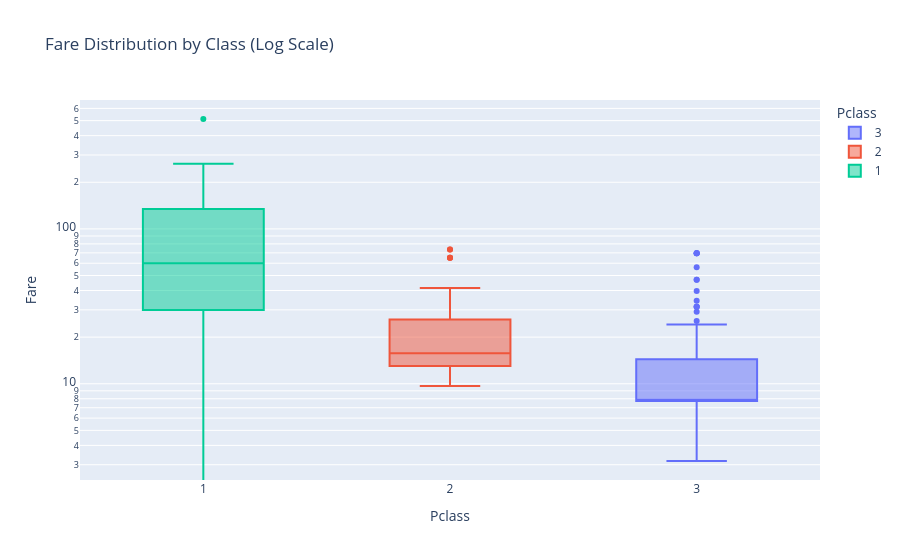
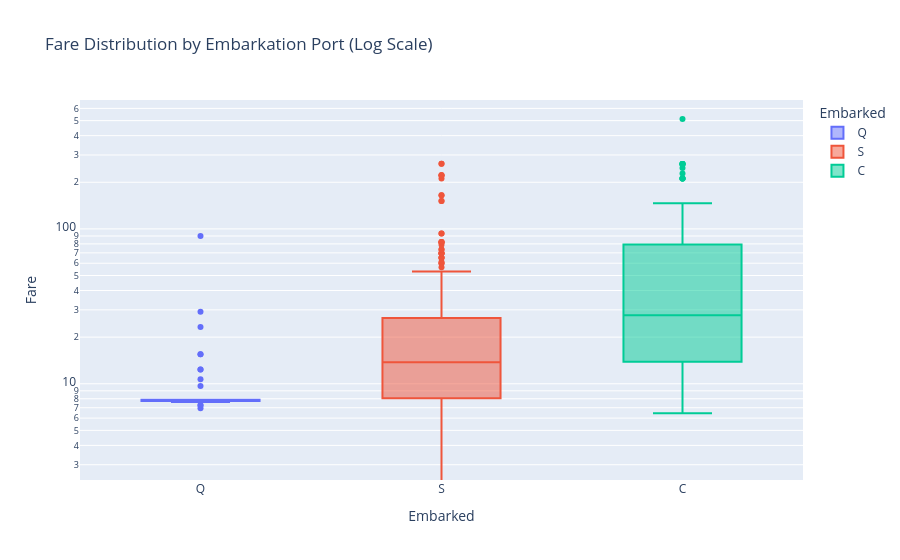

Source (notebook cell) for these figures, in order:
### Code cell
# Fare distribution by Class (using log scale to handle outliers)
fig_fare_class = px.box(
    df, 
    x="Pclass", 
    y="Fare", 
    color="Pclass",
    log_y=True,
    title="Fare Distribution by Class (Log Scale)"
)
fig_fare_class.show()

# Fare distribution by Embarkation Port
fig_fare_port = px.box(
    df, 
    x="Embarked", 
    y="Fare", 
    color="Embarked",
    log_y=True,
    title="Fare Distribution by Embarkation Port (Log Scale)"
)
fig_fare_port.show()

### Figure 1 — Plotly figure (JSON) as saved in the notebook; plotly's stock layout.template omitted (floating-point values rounded to 4 significant figures; data arrays with more than 128 entries replaced by an {"elided": "..."} marker saying what was removed)
{"data": [{"alignmentgroup": "True", "hovertemplate": "Pclass=%{x}<br>Fare=%{y}<extra></extra>", "legendgroup": "3", "marker": {"color": "#636efa"}, "name": "3", "notched": false, "offsetgroup": "3", "orientation": "v", "showlegend": true, "type": "box", "x": {"elided": "218 int values"}, "x0": " ", "xaxis": "x", "y": {"elided": "218 float values"}, "y0": " ", "yaxis": "y"}, {"alignmentgroup": "True", "hovertemplate": "Pclass=%{x}<br>Fare=%{y}<extra></extra>", "legendgroup": "2", "marker": {"color": "#EF553B"}, "name": "2", "notched": false, "offsetgroup": "2", "orientation": "v", "showlegend": true, "type": "box", "x": [2, 2, 2, 2, 2, 2, 2, 2, 2, 2, 2, 2, 2, 2, 2, 2, 2, 2, 2, 2, 2, 2, 2, 2, 2, 2, 2, 2, 2, 2, 2, 2, 2, 2, 2, 2, 2, 2, 2, 2, 2, 2, 2, 2, 2, 2, 2, 2, 2, 2, 2, 2, 2, 2, 2, 2, 2, 2, 2, 2, 2, 2, 2, 2, 2, 2, 2, 2, 2, 2, 2, 2, 2, 2, 2, 2, 2, 2, 2, 2, 2, 2, 2, 2, 2, 2, 2, 2, 2, 2, 2, 2, 2], "x0": " ", "xaxis": "x", "y": [9.688, 29.0, 26.0, 27.72, 12.35, 26.0, 31.5, 13.0, 15.03, 23.0, 15.58, 13.5, 21.0, 13.0, 10.71, 23.0, 26.0, 13.0, 15.05, 26.0, 15.75, 13.0, 13.0, 26.0, 26.0, 13.5, 13.0, 39.0, 36.75, 39.0, 13.0, 16.0, 21.0, 13.0, 26.0, 12.35, 32.5, 10.5, 26.0, 10.5, 10.5, 73.5, 26.0, 13.86, 10.5, 13.0, 65.0, 13.0, 30.0, 21.0, 32.5, 26.0, 27.75, 13.0, 23.0, 12.74, 26.0, 10.5, 26.0, 21.0, 10.5, 41.58, 15.05, 21.0, 10.5, 31.5, 13.0, 39.0, 26.0, 13.0, 36.75, 13.0, 31.5, 10.5, 13.0, 13.5, 21.0, 10.5, 73.5, 65.0, 37.0, 21.0, 13.86, 11.5, 13.0, 11.5, 12.88, 65.0, 13.0, 10.5, 21.0, 13.86, 10.5], "y0": " ", "yaxis": "y"}, {"alignmentgroup": "True", "hovertemplate": "Pclass=%{x}<br>Fare=%{y}<extra></extra>", "legendgroup": "1", "marker": {"color": "#00cc96"}, "name": "1", "notched": false, "offsetgroup": "1", "orientation": "v", "showlegend": true, "type": "box", "x": [1, 1, 1, 1, 1, 1, 1, 1, 1, 1, 1, 1, 1, 1, 1, 1, 1, 1, 1, 1, 1, 1, 1, 1, 1, 1, 1, 1, 1, 1, 1, 1, 1, 1, 1, 1, 1, 1, 1, 1, 1, 1, 1, 1, 1, 1, 1, 1, 1, 1, 1, 1, 1, 1, 1, 1, 1, 1, 1, 1, 1, 1, 1, 1, 1, 1, 1, 1, 1, 1, 1, 1, 1, 1, 1, 1, 1, 1, 1, 1, 1, 1, 1, 1, 1, 1, 1, 1, 1, 1, 1, 1, 1, 1, 1, 1, 1, 1, 1, 1, 1, 1, 1, 1, 1, 1, 1], "x0": " ", "xaxis": "x", "y": [26.0, 82.27, 61.17, 59.4, 31.68, 61.38, 262.4, 61.98, 30.5, 57.75, 26.55, 52.55, 29.7, 76.29, 60.0, 263.0, 262.4, 262.4, 42.4, 28.54, 263.0, 27.72, 211.5, 211.5, 25.7, 221.8, 26.0, 52.0, 26.0, 78.85, 55.44, 31.68, 221.8, 75.24, 57.75, 28.5, 151.6, 262.4, 26.55, 51.86, 26.55, 83.16, 221.8, 26.55, 50.5, 27.72, 55.44, 83.16, 83.16, 53.1, 247.5, 26.0, 134.5, 227.5, 25.74, 27.72, 42.5, 164.9, 211.5, 27.45, 26.55, 71.28, 75.25, 106.4, 27.72, 134.5, 51.86, 136.8, 0.0, 75.24, 136.8, 82.27, 39.6, 81.86, 45.5, 26.55, 151.6, 93.5, 135.6, 146.5, 26.55, 211.3, 79.2, 29.7, 26.0, 512.3, 63.36, 26.0, 51.48, 55.44, 59.4, 134.5, 0.0, 81.86, 262.4, 50.0, 93.5, 39.4, 60.0, 79.2, 164.9, 59.4, 47.1, 27.72, 211.5, 90.0, 108.9], "y0": " ", "yaxis": "y"}], "layout": {"boxmode": "overlay", "legend": {"title": {"text": "Pclass"}, "tracegroupgap": 0}, "title": {"text": "Fare Distribution by Class (Log Scale)"}, "xaxis": {"anchor": "y", "categoryarray": [3, 2, 1], "categoryorder": "array", "domain": [0, 1], "title": {"text": "Pclass"}}, "yaxis": {"anchor": "x", "domain": [0, 1], "title": {"text": "Fare"}, "type": "log"}}}

### Figure 2 — Plotly figure (JSON) as saved in the notebook; plotly's stock layout.template omitted (floating-point values rounded to 4 significant figures; data arrays with more than 128 entries replaced by an {"elided": "..."} marker saying what was removed)
{"data": [{"alignmentgroup": "True", "hovertemplate": "Embarked=%{x}<br>Fare=%{y}<extra></extra>", "legendgroup": "Q", "marker": {"color": "#636efa"}, "name": "Q", "notched": false, "offsetgroup": "Q", "orientation": "v", "showlegend": true, "type": "box", "x": ["Q", "Q", "Q", "Q", "Q", "Q", "Q", "Q", "Q", "Q", "Q", "Q", "Q", "Q", "Q", "Q", "Q", "Q", "Q", "Q", "Q", "Q", "Q", "Q", "Q", "Q", "Q", "Q", "Q", "Q", "Q", "Q", "Q", "Q", "Q", "Q", "Q", "Q", "Q", "Q", "Q", "Q", "Q", "Q", "Q", "Q"], "x0": " ", "xaxis": "x", "y": [7.829, 9.688, 7.629, 12.35, 7.75, 29.12, 7.725, 7.879, 7.75, 7.75, 10.71, 7.879, 7.75, 7.75, 7.821, 7.75, 7.779, 7.283, 7.75, 7.75, 23.25, 7.733, 7.75, 12.35, 15.5, 7.75, 7.879, 7.75, 7.879, 7.75, 7.75, 15.5, 7.75, 6.95, 7.75, 7.75, 7.733, 7.75, 7.75, 7.879, 7.75, 7.25, 7.733, 7.721, 7.75, 90.0], "y0": " ", "yaxis": "y"}, {"alignmentgroup": "True", "hovertemplate": "Embarked=%{x}<br>Fare=%{y}<extra></extra>", "legendgroup": "S", "marker": {"color": "#EF553B"}, "name": "S", "notched": false, "offsetgroup": "S", "orientation": "v", "showlegend": true, "type": "box", "x": {"elided": "270 str values"}, "x0": " ", "xaxis": "x", "y": {"elided": "270 float values"}, "y0": " ", "yaxis": "y"}, {"alignmentgroup": "True", "hovertemplate": "Embarked=%{x}<br>Fare=%{y}<extra></extra>", "legendgroup": "C", "marker": {"color": "#00cc96"}, "name": "C", "notched": false, "offsetgroup": "C", "orientation": "v", "showlegend": true, "type": "box", "x": ["C", "C", "C", "C", "C", "C", "C", "C", "C", "C", "C", "C", "C", "C", "C", "C", "C", "C", "C", "C", "C", "C", "C", "C", "C", "C", "C", "C", "C", "C", "C", "C", "C", "C", "C", "C", "C", "C", "C", "C", "C", "C", "C", "C", "C", "C", "C", "C", "C", "C", "C", "C", "C", "C", "C", "C", "C", "C", "C", "C", "C", "C", "C", "C", "C", "C", "C", "C", "C", "C", "C", "C", "C", "C", "C", "C", "C", "C", "C", "C", "C", "C", "C", "C", "C", "C", "C", "C", "C", "C", "C", "C", "C", "C", "C", "C", "C", "C", "C", "C", "C", "C"], "x0": " ", "xaxis": "x", "y": [7.229, 27.72, 7.225, 7.225, 59.4, 61.38, 262.4, 61.98, 7.225, 21.68, 57.75, 7.229, 13.42, 29.7, 76.29, 15.03, 15.58, 262.4, 262.4, 28.54, 27.72, 211.5, 211.5, 15.25, 14.45, 26.0, 55.44, 8.517, 15.05, 31.68, 14.45, 6.438, 75.24, 57.75, 28.5, 6.438, 7.225, 262.4, 83.16, 7.896, 15.25, 50.5, 27.72, 7.225, 7.229, 55.44, 83.16, 83.16, 247.5, 134.5, 227.5, 25.74, 27.72, 211.5, 13.86, 27.45, 15.25, 71.28, 75.25, 7.225, 106.4, 27.72, 134.5, 14.45, 136.8, 12.74, 75.24, 136.8, 7.225, 15.25, 7.229, 7.229, 41.58, 21.68, 15.05, 7.225, 135.6, 146.5, 7.229, 79.2, 29.7, 7.225, 15.74, 7.229, 7.229, 512.3, 7.229, 63.36, 37.0, 55.44, 14.46, 59.4, 13.86, 134.5, 262.4, 79.2, 59.4, 27.72, 13.86, 211.5, 108.9, 22.36], "y0": " ", "yaxis": "y"}], "layout": {"boxmode": "overlay", "legend": {"title": {"text": "Embarked"}, "tracegroupgap": 0}, "title": {"text": "Fare Distribution by Embarkation Port (Log Scale)"}, "xaxis": {"anchor": "y", "categoryarray": ["Q", "S", "C"], "categoryorder": "array", "domain": [0, 1], "title": {"text": "Embarked"}}, "yaxis": {"anchor": "x", "domain": [0, 1], "title": {"text": "Fare"}, "type": "log"}}}
